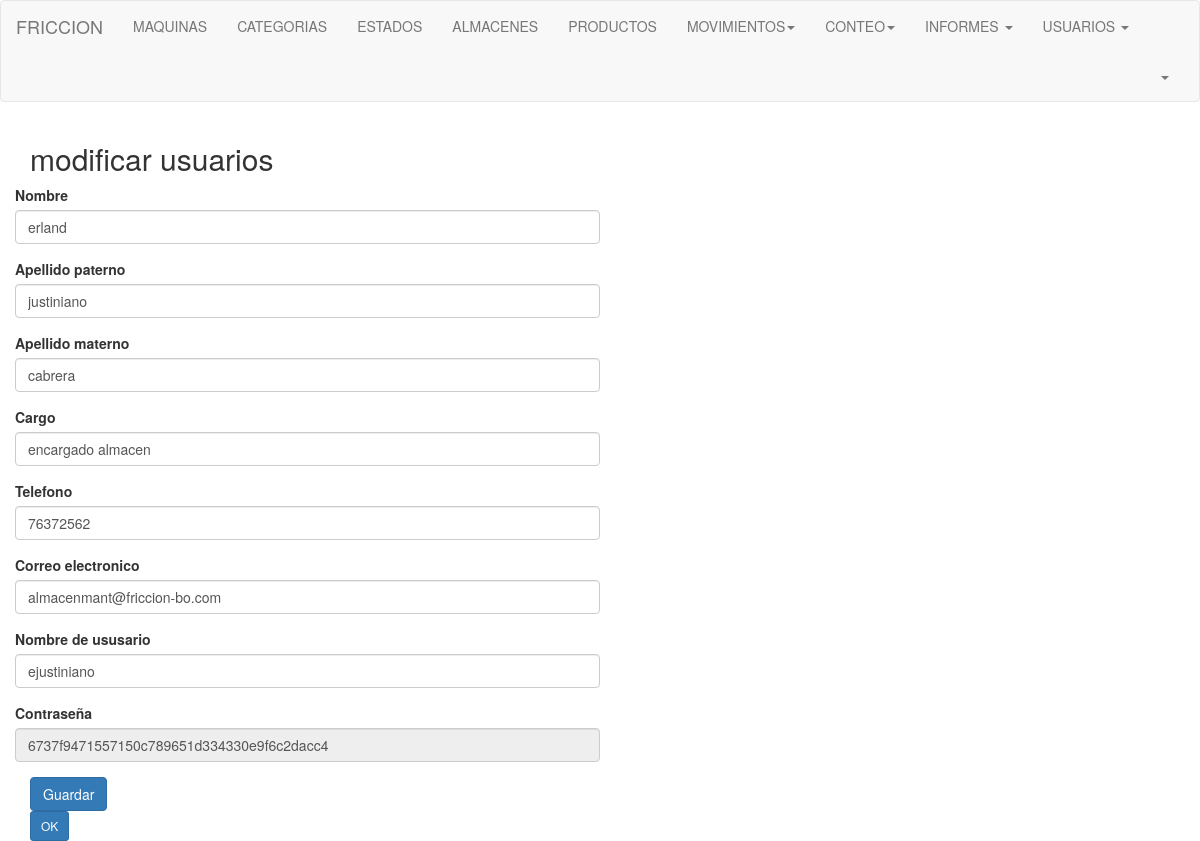
Screenshot of /editar_persona.php?id=3 with the database file from the repository.
### tables this page shows
CREATE TABLE `tbpersona` (
  `idpersona` int(255) NOT NULL,
  `nombres` varchar(50) NOT NULL,
  `apellidopaterno` varchar(25) NOT NULL,
  `apellidomaterno` varchar(25) NOT NULL,
  `cargo` varchar(60) NOT NULL,
  `telefono` varchar(20) NOT NULL,
  `email` varchar(50) NOT NULL,
  `usuario` varchar(100) NOT NULL,
  `password` varchar(100) NOT NULL
);

### editar_persona.php (the view, shortened to what this page needs)
<?php
$link = Conectarse();
$idper=  $_GET['id'];
$sqlE="select * from tbpersona where idpersona=".$idper;
$resE = mysqli_query($link, $sqlE);
?>
<!DOCTYPE html>
<html lang="en">
    <head>
        <link href="css/bootstrap.min.css" rel="stylesheet">
    </head>
    <body>
        <div class="row">
            <div class="col-lg-12 col-sm-8">
                <nav class="navbar navbar-default" role="navigation">
                    <div class="container-fluid">
                        <div class="navbar-header">
                            <a class="navbar-brand" href="bienvenida.php">FRICCION</a>
                        </div>
                        <div class="collapse navbar-collapse" id="bs-example-navbar-collapse-1">
                            <ul class="nav navbar-nav">
                                <li><a href="#">MAQUINAS</a></li>
                                <li><a href="#">CATEGORIAS</a></li>
                                <li><a href="#">ESTADOS</a></li>
                                <li><a href="#">ALMACENES</a></li>
                                <li><a href="#">PRODUCTOS</a></li>
                                <li class="dropdown">
                                    <a href="#" class="dropdown-toggle" data-toggle="dropdown" role="button"
                                       aria-expanded="false">MOVIMIENTOS<span class="caret"></span>
                                    </a>
                                </li>
                                <li class="dropdown">
                                    <a href="#" class="dropdown-toggle" data-toggle="dropdown" role="button"
                                       aria-expanded="false">CONTEO<span class="caret"></span>
                                    </a>
                                </li>
                                <li class="dropdown">
                                    <a href="#" class="dropdown-toggle" data-toggle="dropdown" role="button"
                                       aria-expanded="false">INFORMES <span class="caret"></span>
                                    </a>
                                </li>
                                <li class="dropdown">
                                    <a href="#" class="dropdown-toggle" data-toggle="dropdown" role="button"
                                       aria-expanded="false">USUARIOS <span class="caret"></span>
                                    </a>
                                </li>
                            </ul>
                            <ul class="nav navbar-nav navbar-right">
                                <li class="dropdown">
                                    <a href="#" class="dropdown-toggle" data-toggle="dropdown" role="button" aria-expanded="false">
<?php echo $_SESSION['usuario']; ?> <span class="caret"></span>
                                    </a>
                                </li>
                            </ul>
                        </div>
                    </div>
                </nav>
            </div>
        </div>
        <div id="wrapper">
            <div class="container">
                <div class="row" id="NuevoRegistro">
                    <div class="col-lg-6 col-sm-6">
                        <form action="" method="post">
                            <div class="form_description">
                                <h2>modificar usuarios</h2>
<?php
while ($rowE = mysqli_fetch_array($resE)) {
?>
                            </div>
                            <div class="row">
                                    <div class="form-group">
                                        <label for="nombre">Nombre </label>
                                        <input id="nombre" name="nombre" class="form-control" type="text" value="<?php echo $rowE[1]; ?>" required/>
                                    </div>
                                    <div class="form-group">
                                        <label for="apellidop">Apellido paterno </label>
                                        <input id="apellidop" name="apellidop" class="form-control" type="text" value="<?php echo $rowE[2]; ?>" required/>
                                    </div>
                                    <div class="form-group">
                                        <div class="form-group">
                                            <label for="apellidom">Apellido materno </label>
                                            <input id="apellidom" name="apellidom" class="form-control" type="text" value="<?php echo $rowE[3]; ?>" required/>
                                        </div>
                                    </div>
                                    <div class="form-group">
                                        <label for="cargo">Cargo </label>
                                        <input id="cargo" name="cargo" class="form-control" type="text" value="<?php echo $rowE[4]; ?>" required/>
                                    </div>
                                    <div class="form-group">
                                        <label  for="telefono">Telefono</label>
                                        <input id="cantidad" name="telefono" class="form-control" type="text" value="<?php echo $rowE[5]; ?>" required/>
                                    </div>
                                    <div class="form-group">
                                        <label  for="email">Correo electronico</label>
                                        <input id="email" name="email" class="form-control" type="text" value="<?php echo $rowE[6]; ?>" required/>
                                    </div>
                                    <div class="form-group">
                                        <label  for="usuario">Nombre de ususario</label>
                                        <input id="usuario" name="usuario" class="form-control" type="text" value="<?php echo $rowE[7]; ?>" required/>
                                    </div>
                                    <div class="form-group">
                                        <label  for="password">Contraseña</label>
                                        <input id="cantidad" name="password" class="form-control" type="text" value="<?php echo $rowE[8]; ?>" readonly/>
                                    </div>
<?php
}
?>
                       </div>
                               <input id="saveForm" class="btn btn-primary" type="submit" name="Guardar" value="Guardar" />
                            <br>
                            <a href="bienvenida.php" class="btn btn-primary btn-sm"><i class="fa fa-plus-circle"></i> OK</a>
                    </div>
                    </div>
            </div>
        </div>
    </body>
</html>

### rows the page displays
tbpersona: nombre "erland", apellidop "justiniano", apellidom "cabrera", cargo "encargado almacen", telefono "76372562", email "almacenmant@friccion-bo.com", usuario "ejustiniano", password "6737f9471557150c789651d334330e9f6c2dacc4"
